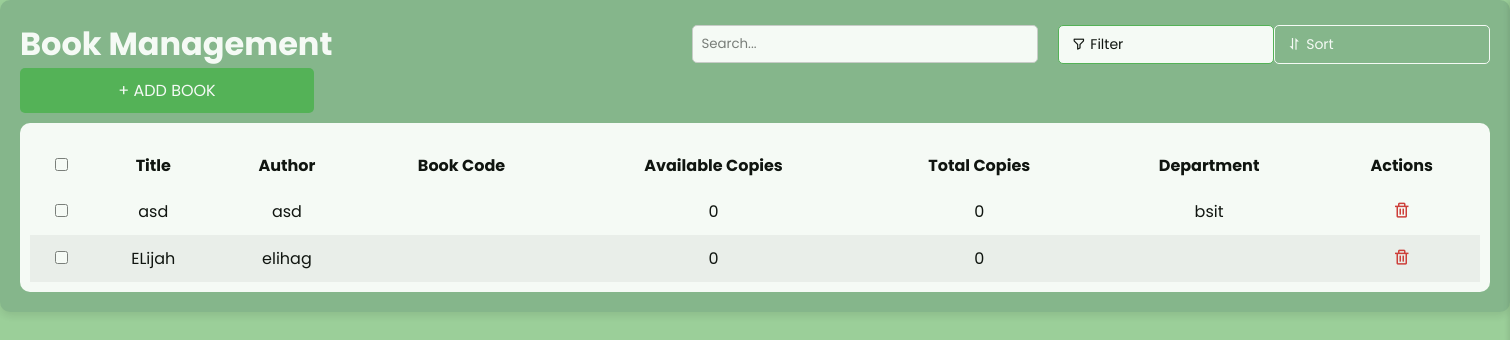
Page /addbook.php on the earlier database version.
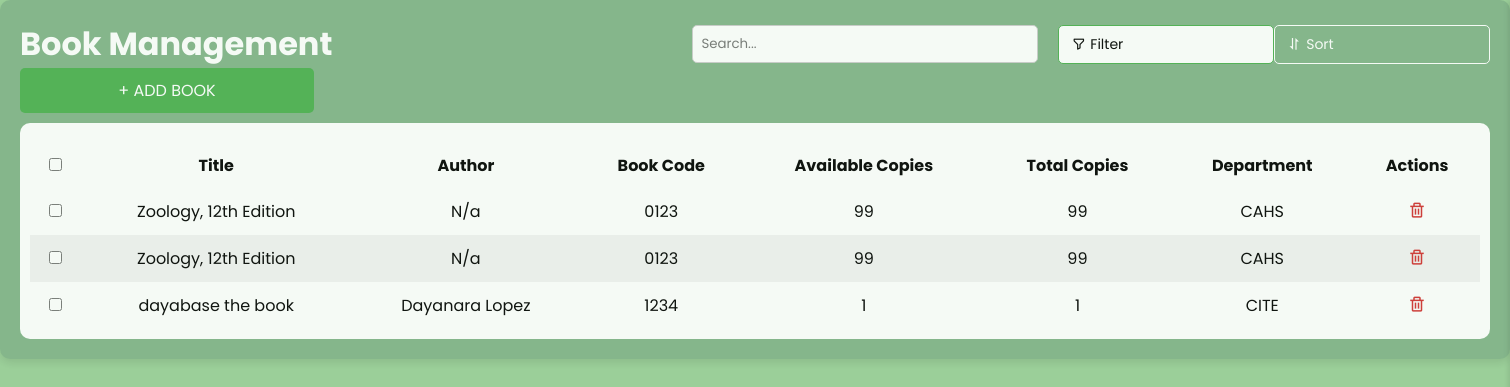
Same page on the later database version.
### tables this page shows
CREATE TABLE `books` (
  `book_id` int(11) NOT NULL COMMENT 'Unique ID for each book.',
  `title` varchar(255) NOT NULL COMMENT 'Title of the book.',
  `author` varchar(255) NOT NULL COMMENT 'Author of the book.',
  `isbn` varchar(99) NOT NULL COMMENT 'ISBN number of the book',
  `copies_available` int(11) NOT NULL COMMENT 'Number of available copies.',
  `total_copies` int(11) NOT NULL COMMENT 'Total number of copies.',
  `department` varchar(255) NOT NULL COMMENT 'Department where it belong',
  `created_at` timestamp NOT NULL DEFAULT current_timestamp() COMMENT 'Date book was added.'
);

### addbook.php (the view, shortened to what this page needs)
<?php include 'db_config.php'; ?>
<!DOCTYPE html>
<html lang="en">
<head>
    <link rel="stylesheet" href="add_book1.css">
    <link href='https://unpkg.com/boxicons@2.1.1/css/boxicons.min.css' rel='stylesheet'>
</head>
<body>
<div class="container">
    <div class="search-sort">
        <h1>Book Management</h1>
        <input type="text" id="search" placeholder="Search...">
        <button class="filter-btn"><i class='bx bx-filter-alt'></i> Filter</button>
        <button class="sort-btn"><i class='bx bx-sort'></i> Sort</button>
    </div>
    <button id="openFormButton" class="add-btn">+ ADD BOOK</button>
    <div class="table-container">
        <table>
            <thead>
                <tr>
                    <th><input type="checkbox" id="selectAll"></th>
                    <th>Title</th>
                    <th>Author</th>
                    <th>Book Code</th>
                    <th>Available Copies</th>
                    <th>Total Copies</th>
                    <th>Department</th>
                    <th>Actions</th>
                </tr>
            </thead>
            <tbody id="bookTableBody">
                <?php
                $result = $conn->query("SELECT * FROM books ORDER BY book_id DESC");
                if ($result->num_rows > 0) {
                    while ($row = $result->fetch_assoc()) {
                        echo "<tr>
                                <td><input type='checkbox' class='select-item'></td>
                                <td>{$row['title']}</td>
                                <td>{$row['author']}</td>
                                <td>{$row['isbn']}</td>
                                <td>{$row['copies_available']}</td>
                                <td>{$row['total_copies']}</td>
                                <td>{$row['department']}</td>
                                <td>
                                    <form method='POST' onsubmit='return confirmDelete()'>
                                        <input type='hidden' name='book_id' value='{$row['book_id']}'>
                                        <button type='submit' name='delete_book' class='delete-btn'><i class='bx bx-trash'></i></button>
                                    </form>
                                </td>
                              </tr>";
                    }
                } else {
                    echo "<tr><td colspan='8'>No books added yet.</td></tr>";
                }
                ?>
            </tbody>
        </table>
    </div>
</div>
</body>
</html>

Differences in the rows shown:
removed books: title "asd", author "asd", copies_available "0", total_copies "0", department "bsit"
removed books: title "ELijah", author "elihag", copies_available "0", total_copies "0"
added books: title "Zoology, 12th Edition", author "N/a", isbn "0123", copies_available "99", total_copies "99", department "CAHS"
added books: title "Zoology, 12th Edition", author "N/a", isbn "0123", copies_available "99", total_copies "99", department "CAHS"
added books: title "dayabase the book", author "Dayanara Lopez", isbn "1234", copies_available "1", total_copies "1", department "CITE"
